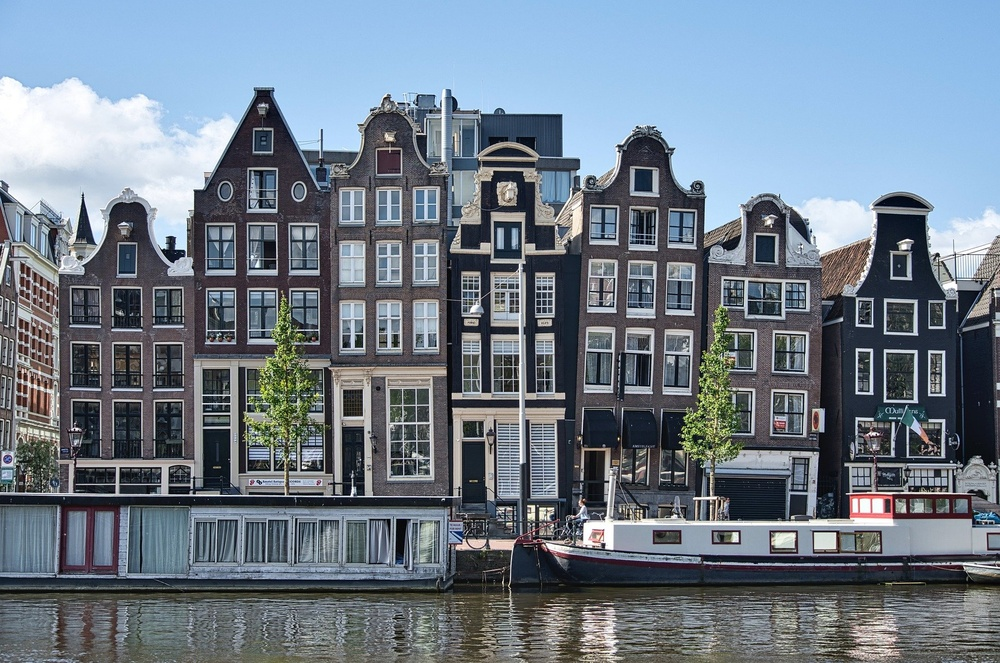
#> input picture Image Processing/buildings.jpg, 1000 x 663 px, shrunk from 1920 x 1273 before the run
$ jupyter execute 'Image Blurring, Sharpening, and Smoothing.ipynb'
#> lines starting #> are read from the running program, lines starting #| are printed output that depends on the picture
# Image Blurring, Sharpening, and Smoothing

[cell 1]
from PIL import Image, ImageFilter
filename = "buildings.jpg"
with Image.open(filename) as img:
#> img is the input picture: PIL image 1000x663 RGB; mean R, G, B 111.7, 123.9, 136.7
    img.load()

[cell 2]
#blur the image using the predefined ImageFilter
blur_img = img.filter(ImageFilter.BLUR)
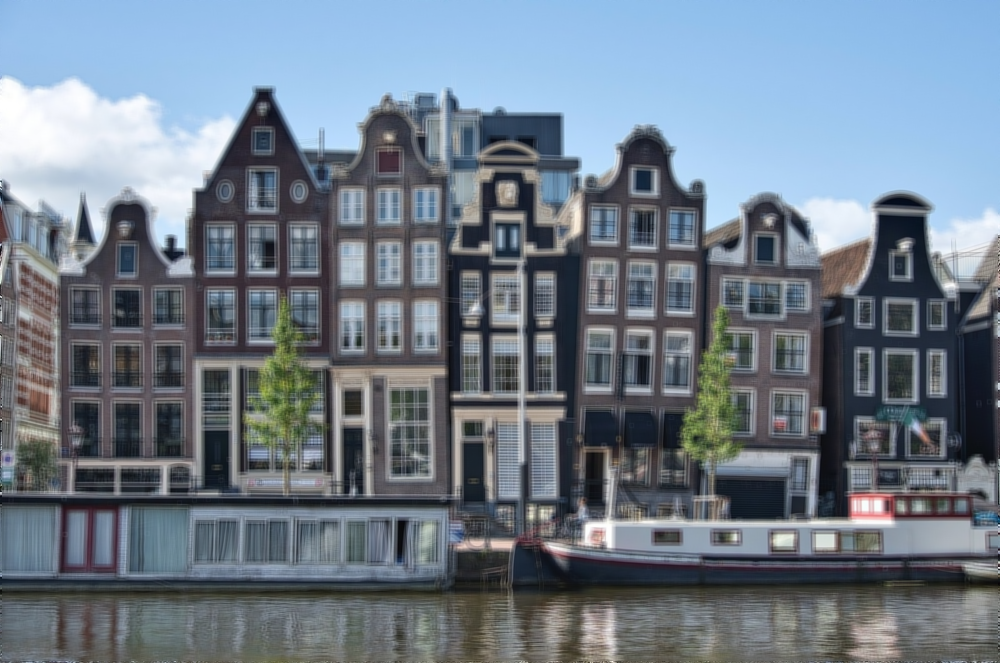
#> blur_img: PIL image 1000x663 RGB; mean R, G, B 111.7, 124, 136.8
blur_img.show()

[cell 3]
img.crop((300, 300, 500, 500)).show()
blur_img.crop((300, 300, 500, 500)).show()

[cell 4]
#customize the type and amount of blurring that you need using ImageFilter.BoxBlur() or ImageFilter.GaussianBlur():
img.filter(ImageFilter.BoxBlur(5)).show()
img.filter(ImageFilter.BoxBlur(20)).show()
img.filter(ImageFilter.GaussianBlur(20)).show()
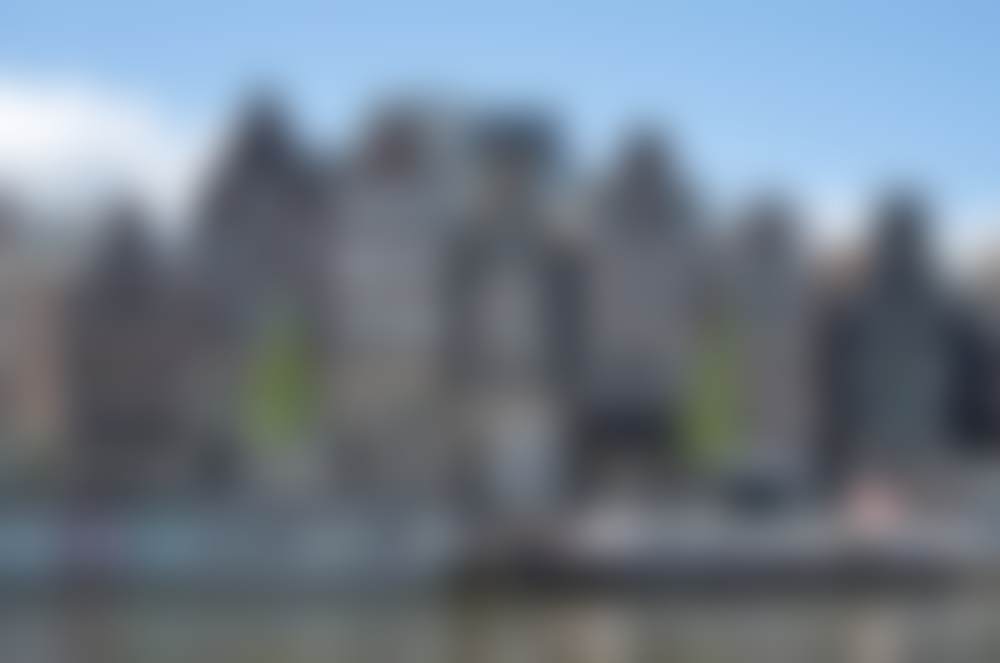
#> shown: PIL image 1000x663 RGB; mean R, G, B 111.7, 123.9, 136.7

[cell 5]
#Now use the ImageFilter.SHARPEN filter and compare the result with the original image:
sharp_img = img.filter(ImageFilter.SHARPEN)
img.crop((300, 300, 500, 500)).show()
sharp_img.crop((300, 300, 500, 500)).show()
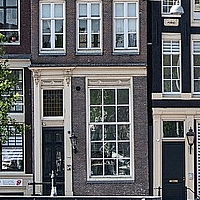
#> shown: PIL image 200x200 RGB; mean R, G, B 101.3, 102.8, 105.1

[cell 6]
#You can achieve smoothing by passing ImageFilter.SMOOTH as an argument for .filter():
smooth_img = img.filter(ImageFilter.SMOOTH)
img.crop((300, 300, 500, 500)).show()
smooth_img.crop((300, 300, 500, 500)).show()
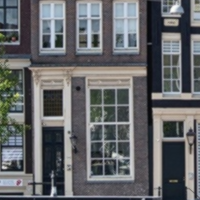
#> shown: PIL image 200x200 RGB; mean R, G, B 100.4, 102.3, 104.9

# Edge Detection, Edge Enhancement, and Embossing

[cell 7]
img_gray = img.convert("L")
edges = img_gray.filter(ImageFilter.FIND_EDGES)
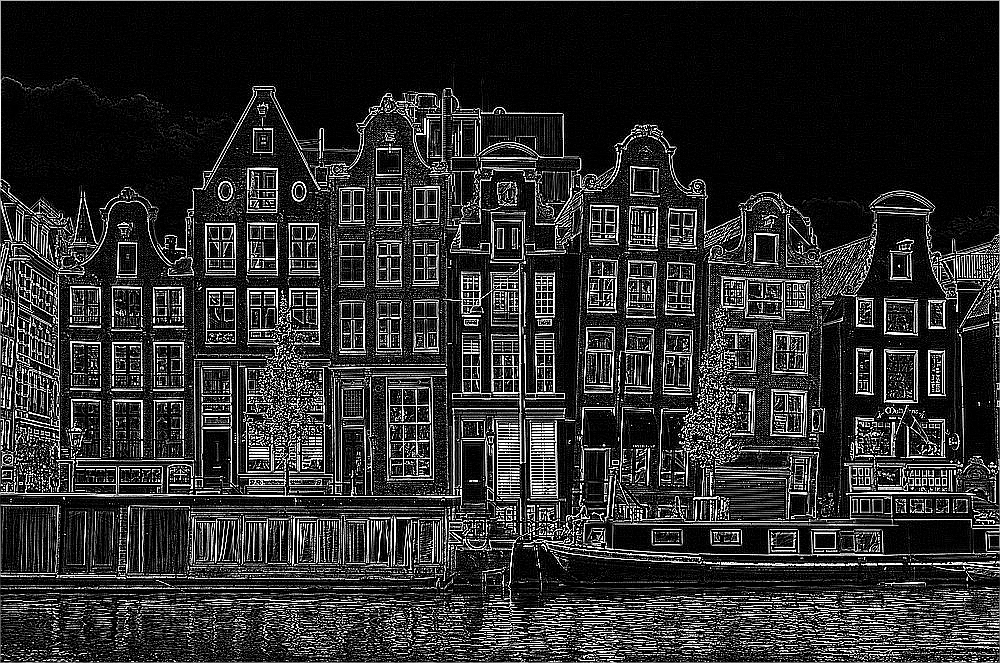
#> edges: PIL image 1000x663 L; min 0, max 255, mean 43.7
edges.show()

[cell 8]
#obtain a better outcome by applying the ImageFilter.SMOOTH filter before finding the edges:
img_gray_smooth = img_gray.filter(ImageFilter.SMOOTH)
edges_smooth = img_gray_smooth.filter(ImageFilter.FIND_EDGES)
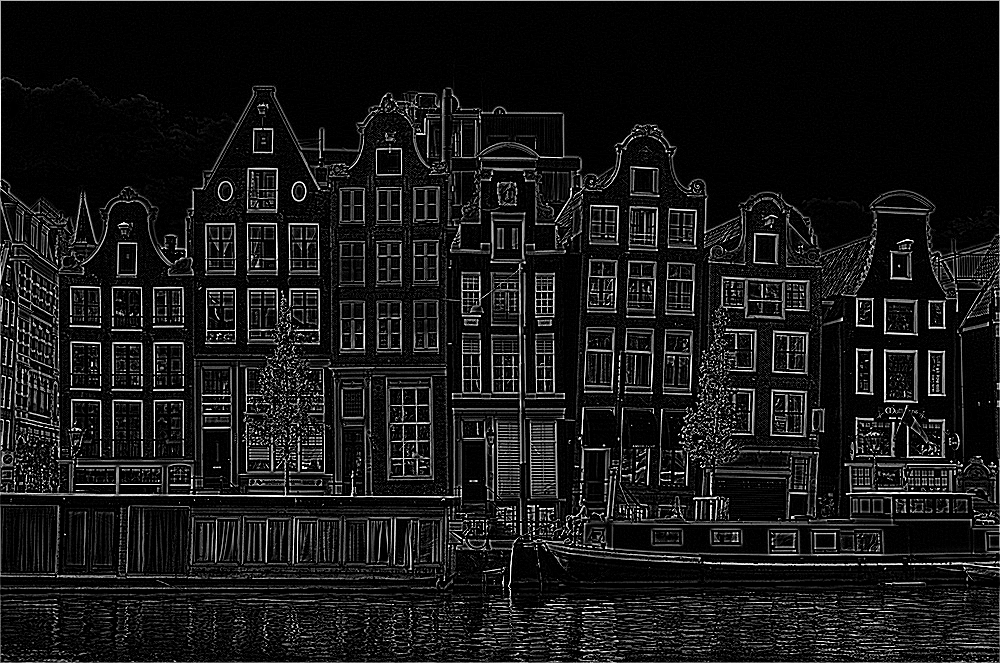
#> edges_smooth: PIL image 1000x663 L; min 0, max 255, mean 23.2
edges_smooth.show()

[cell 9]
edge_enhance = img_gray_smooth.filter(ImageFilter.EDGE_ENHANCE)
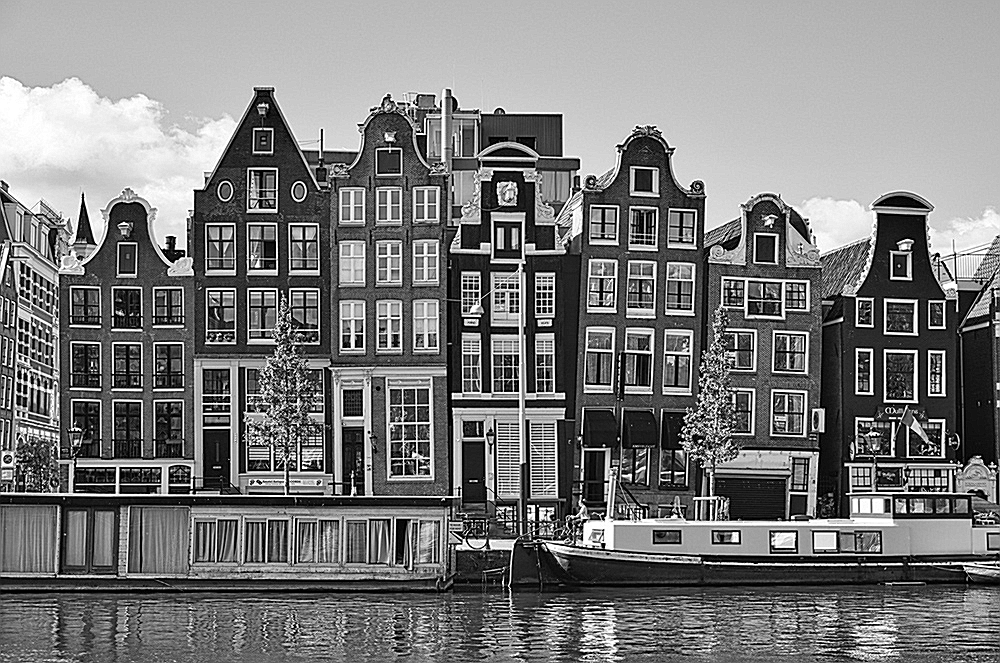
#> edge_enhance: PIL image 1000x663 L; min 0, max 255, mean 122.5
edge_enhance.show()

[cell 10]
emboss = img_gray_smooth.filter(ImageFilter.EMBOSS)
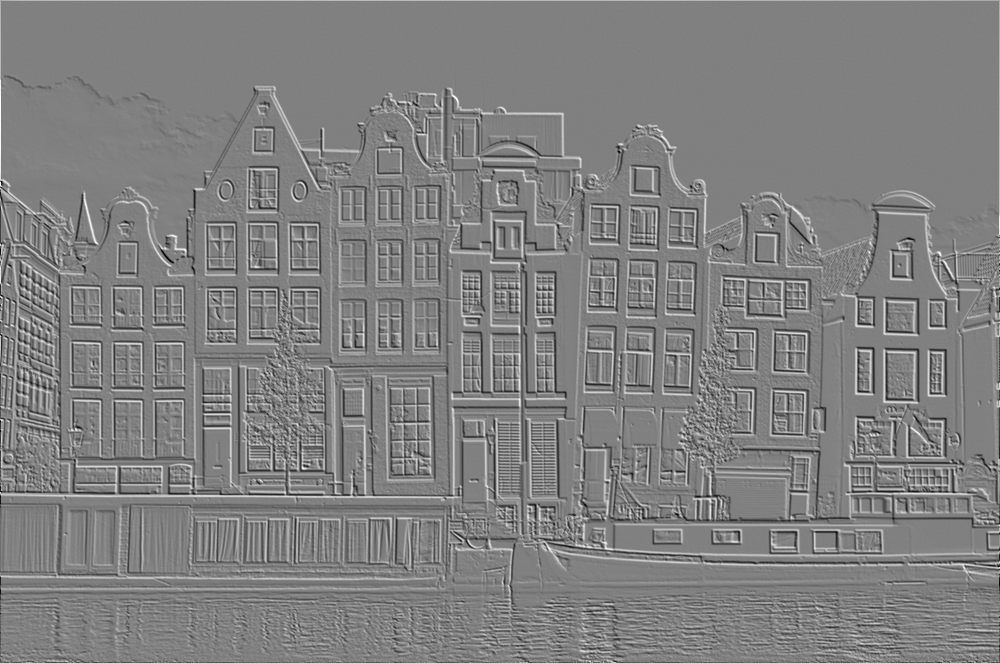
#> emboss: PIL image 1000x663 L; min 0, max 255, mean 128.2
emboss.show()

$ run again, with Image Processing/cat.jpg copied over Image Processing/buildings.jpg
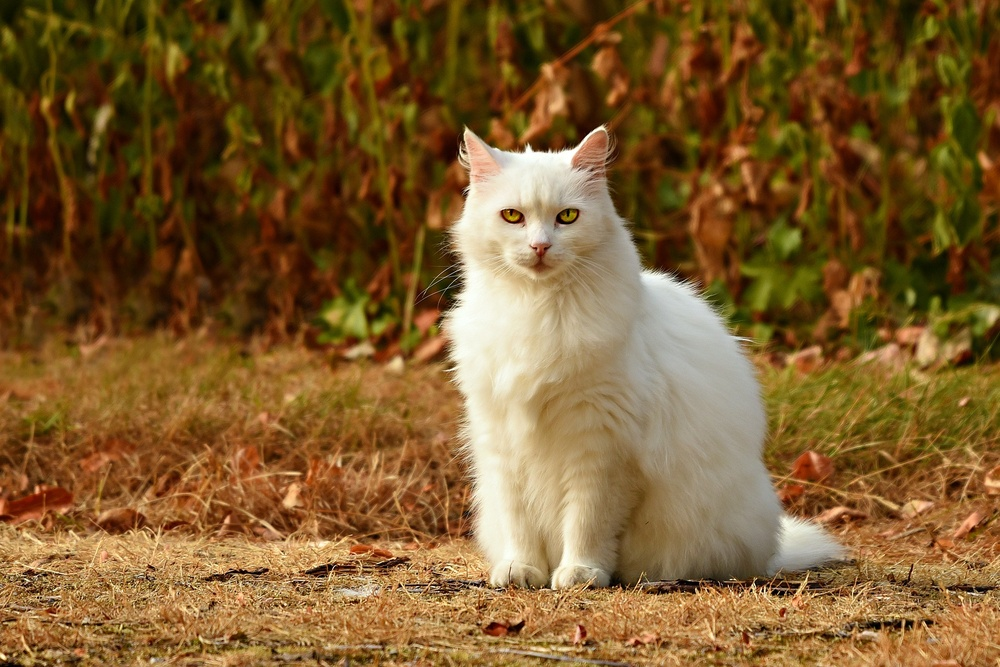
#> input picture Image Processing/cat.jpg, 1000 x 667 px, shrunk from 1920 x 1281 before the run
#> img is the input picture: PIL image 1000x667 RGB; mean R, G, B 125.1, 92.1, 46.3
#> `edges_smooth = img_gray_smooth.filter(ImageFilter.FIND_EDGES)`:
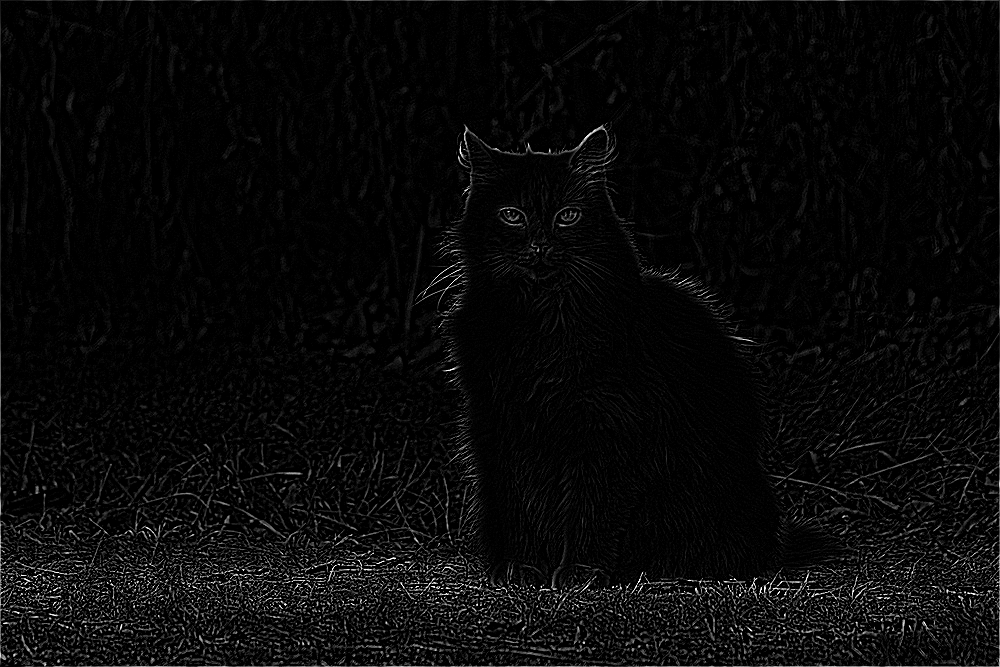
#> edges_smooth: PIL image 1000x667 L; min 0, max 255, mean 9.3
#> `emboss = img_gray_smooth.filter(ImageFilter.EMBOSS)`:
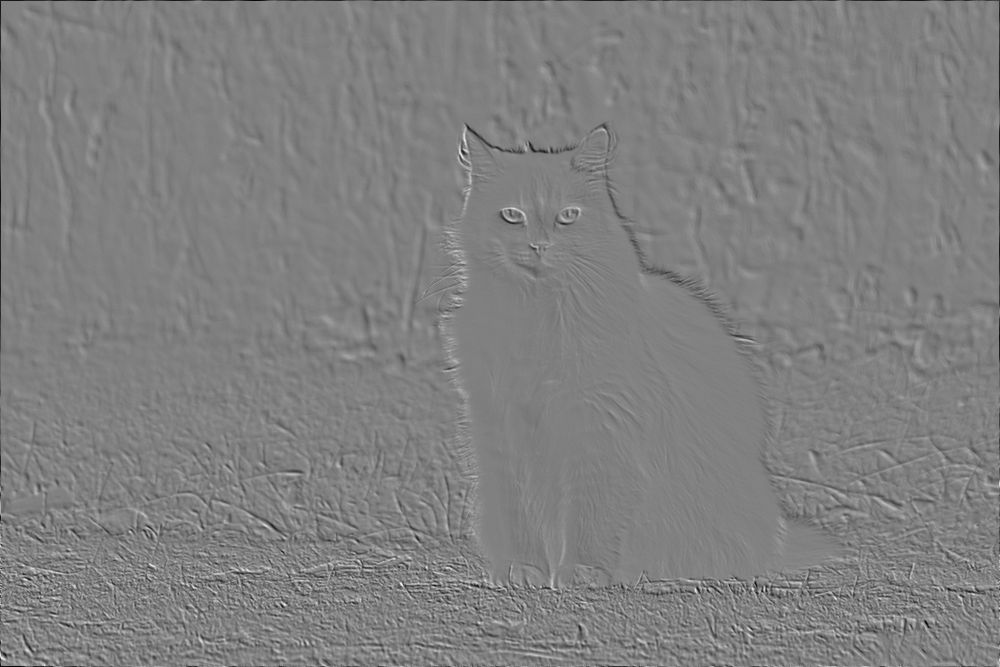
#> emboss: PIL image 1000x667 L; min 0, max 255, mean 127.7
